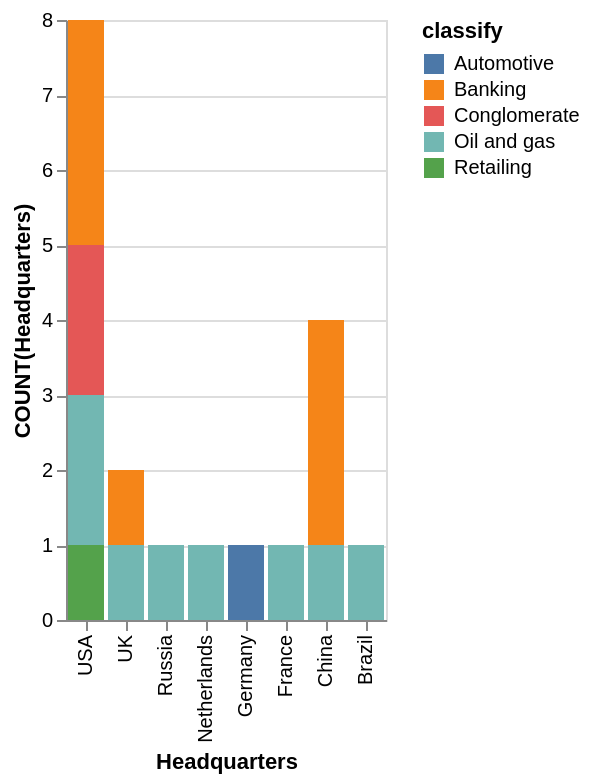

Express this chart as Vega-Lite.
### Vega-Lite specification from a JSON file in a GitHub repository (floating-point values rounded to 4 significant figures)
{"data": {"values": [{"x_data": "USA", "y_data": 0, "classify": "Automotive"}, {"x_data": "UK", "y_data": 0, "classify": "Automotive"}, {"x_data": "Russia", "y_data": 0, "classify": "Automotive"}, {"x_data": "Netherlands", "y_data": 0, "classify": "Automotive"}, {"x_data": "Germany", "y_data": 1, "classify": "Automotive"}, {"x_data": "France", "y_data": 0, "classify": "Automotive"}, {"x_data": "China", "y_data": 0, "classify": "Automotive"}, {"x_data": "Brazil", "y_data": 0, "classify": "Automotive"}, {"x_data": "USA", "y_data": 3, "classify": "Banking"}, {"x_data": "UK", "y_data": 1, "classify": "Banking"}, {"x_data": "Russia", "y_data": 0, "classify": "Banking"}, {"x_data": "Netherlands", "y_data": 0, "classify": "Banking"}, {"x_data": "Germany", "y_data": 0, "classify": "Banking"}, {"x_data": "France", "y_data": 0, "classify": "Banking"}, {"x_data": "China", "y_data": 3, "classify": "Banking"}, {"x_data": "Brazil", "y_data": 0, "classify": "Banking"}, {"x_data": "USA", "y_data": 2, "classify": "Conglomerate"}, {"x_data": "UK", "y_data": 0, "classify": "Conglomerate"}, {"x_data": "Russia", "y_data": 0, "classify": "Conglomerate"}, {"x_data": "Netherlands", "y_data": 0, "classify": "Conglomerate"}, {"x_data": "Germany", "y_data": 0, "classify": "Conglomerate"}, {"x_data": "France", "y_data": 0, "classify": "Conglomerate"}, {"x_data": "China", "y_data": 0, "classify": "Conglomerate"}, {"x_data": "Brazil", "y_data": 0, "classify": "Conglomerate"}, {"x_data": "USA", "y_data": 2, "classify": "Oil and gas"}, {"x_data": "UK", "y_data": 1, "classify": "Oil and gas"}, {"x_data": "Russia", "y_data": 1, "classify": "Oil and gas"}, {"x_data": "Netherlands", "y_data": 1, "classify": "Oil and gas"}, {"x_data": "Germany", "y_data": 0, "classify": "Oil and gas"}, {"x_data": "France", "y_data": 1, "classify": "Oil and gas"}, {"x_data": "China", "y_data": 1, "classify": "Oil and gas"}, {"x_data": "Brazil", "y_data": 1, "classify": "Oil and gas"}, {"x_data": "USA", "y_data": 1, "classify": "Retailing"}, {"x_data": "UK", "y_data": 0, "classify": "Retailing"}, {"x_data": "Russia", "y_data": 0, "classify": "Retailing"}, {"x_data": "Netherlands", "y_data": 0, "classify": "Retailing"}, {"x_data": "Germany", "y_data": 0, "classify": "Retailing"}, {"x_data": "France", "y_data": 0, "classify": "Retailing"}, {"x_data": "China", "y_data": 0, "classify": "Retailing"}, {"x_data": "Brazil", "y_data": 0, "classify": "Retailing"}]}, "mark": "bar", "encoding": {"x": {"field": "x_data", "type": "nominal", "title": "Headquarters", "sort": "descending"}, "y": {"field": "y_data", "type": "quantitative", "title": "COUNT(Headquarters)"}, "color": {"field": "classify"}}}
